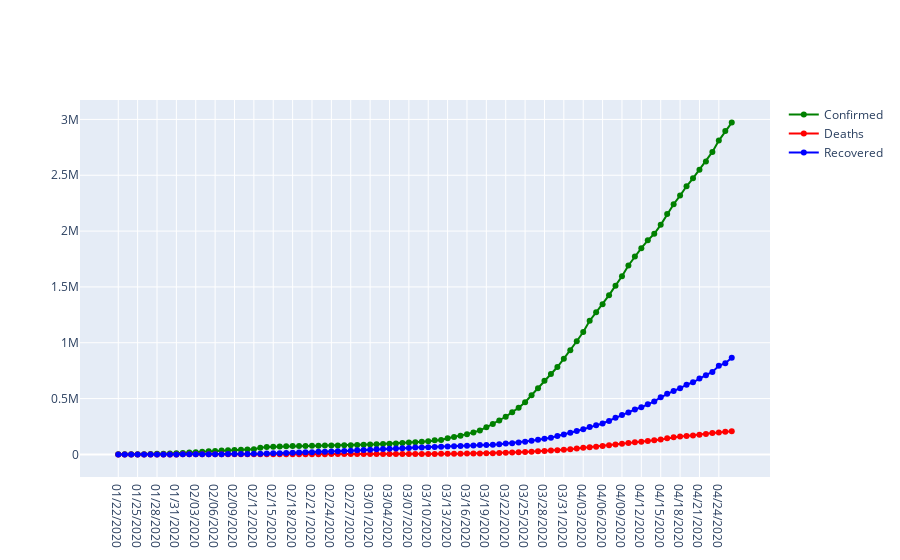

This figure's notebook cell:
### Code cell
fig = go.Figure()
fig.add_trace(go.Scatter(x=confirmed['Date'],y=confirmed['Confirmed'],mode = 'lines+markers', name = 'Confirmed',line = dict(color='green',width = 2)))
fig.add_trace(go.Scatter(x=death['Date'],y=death['Deaths'],mode = 'lines+markers', name = 'Deaths',line = dict(color='red',width = 2)))
fig.add_trace(go.Scatter(x=rec['Date'],y=rec['Recovered'],mode = 'lines+markers', name = 'Recovered',line = dict(color='blue',width = 2)))
